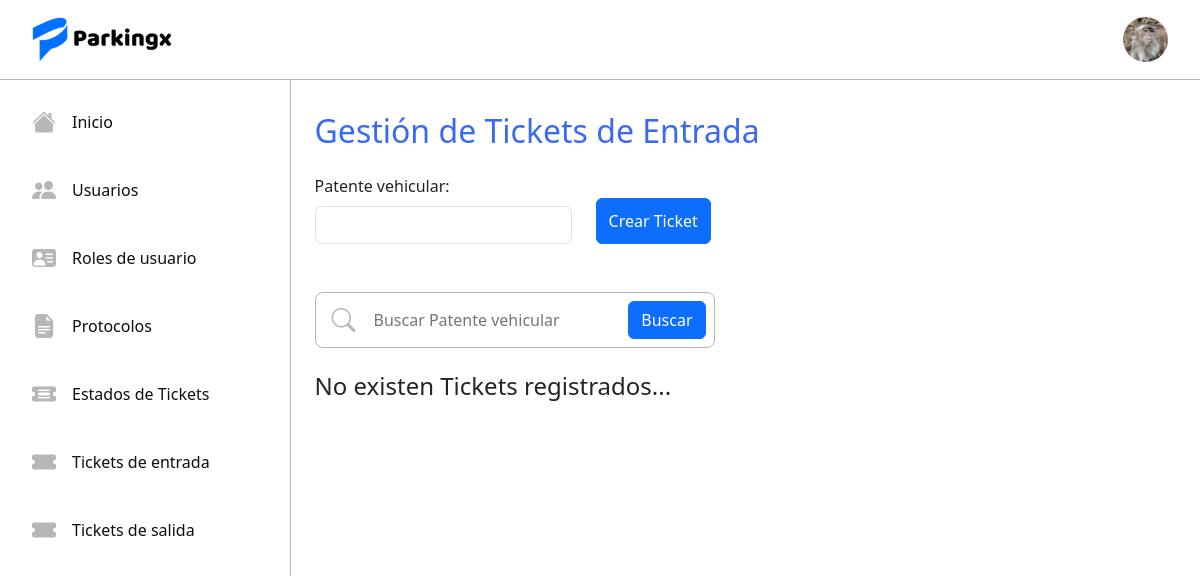
The page /ticketE/ (signed in) on the database as committed earlier.
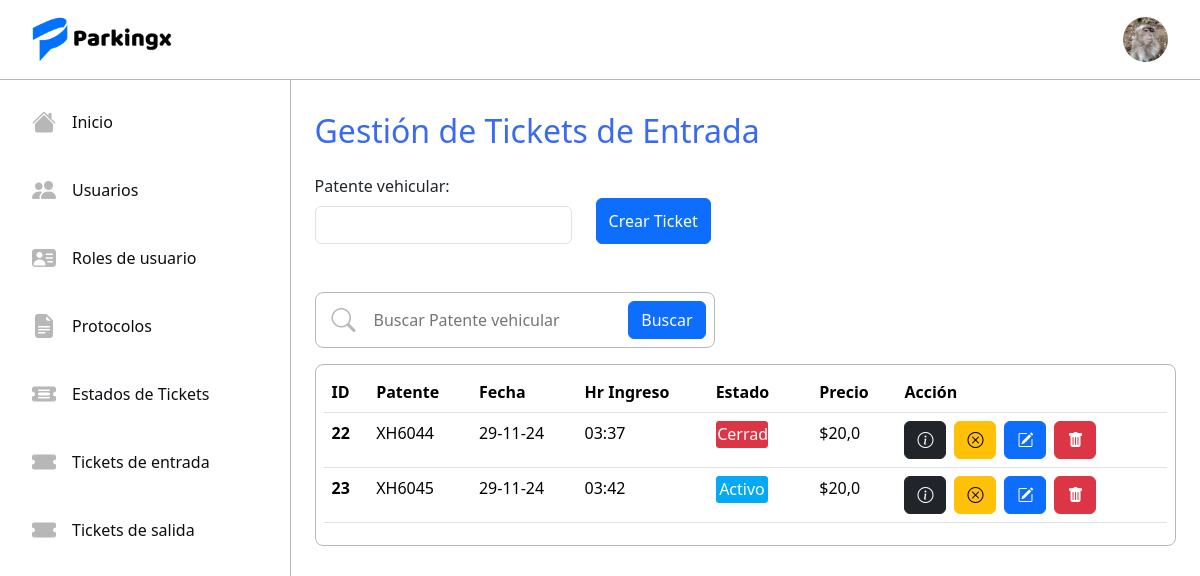
The same page on the database as committed later.
### tickets/models.py (models this page shows, shortened)
class Usuario(AbstractUser):
    name = models.CharField(max_length=50)
    last_name = models.CharField(max_length=50)
    rut = models.CharField(max_length=10, unique=True)
    email = models.EmailField(max_length=254, unique=True)
    rol = models.ForeignKey(Rol, on_delete=models.RESTRICT)
    avatar = models.ImageField(upload_to='avatars', blank=True, null=True)

class TicketEntrada(models.Model):
    date = models.DateField(auto_now_add=False, null=True, blank=True)
    entrace_time = models.TimeField(auto_now=False, auto_now_add=False, null=True, blank=True)
    patente = models.CharField(max_length=6, unique=True)
    state = models.ForeignKey(TicketState, on_delete=models.RESTRICT, default=1)
    price = models.FloatField(null=True, blank=True, default="20.0")

class TicketState(models.Model):
    name = models.CharField(max_length=50, unique=True)
    description = models.TextField()
    def __str__(self) -> str:
        return self.name

### tickets/views.py (the view, shortened to what this page needs)
# urls.py: path('ticketE/', CreateTicketE.as_view(), name='ticketE'),
@method_decorator(login_required, name='dispatch')
class CreateTicketE(View):
    template_name = 'tickets/tickets_entrada/ticket_entrada.html'
    def get(self, request):
        tickets = TicketEntrada.objects.all()
        form = TicketEForm()
        return render(request, self.template_name, {'form': form, 'TicketE': tickets})

### tickets/forms.py
class TicketEForm(forms.ModelForm): # MODIFICAR ------
    class Meta:
        model = TicketEntrada
        fields = ['patente', 'date', 'entrace_time']
        labels = {
            'patente': 'Patente vehicular',
            'date': 'Fecha',
            'entrace_time': 'Hr Ingreso'
        }
        widgets = {
            'patente': forms.TextInput(attrs={'class': 'form-control mt-2', 'minlength':6, 'maxlength':6}),
            'date': forms.TextInput(attrs={'type':'date', 'id':'date-form' ,'class': 'form-control mt-2'}),
            'entrace_time': forms.TimeInput(attrs={'type':'time',  'id':'hour-form' ,'class': 'form-control mt-2'})
        }

### tickets/templates/tickets/tickets_entrada/ticket_entrada.html (shortened to what this page needs)
{% extends "tickets/base.html" %}
{% block content %}
<div class="p-4">
    <h2 class="my-2 blue-sys">Gestión de Tickets de Entrada</h2>
    {% if request.user.rol.name != 'Cajero' %}
    <form method="POST">
        <div class="mb-5">
            <div class="d-flex flex-wrap gap-3 mt-4 mb-3">
                <div>
                    <div>
                        <label for="id_patente">Patente vehicular:</label>
                        <input type="text" name="patente" class="form-control mt-2" minlength="6" maxlength="6" required="" id="id_patente">
                    </div>
                </div>
                <div class="btn-form">
                    <button type="submit" class="btn btn-primary mt-4 mx-2">Crear Ticket</button>
                </div>
            </div>
        </div>
    </form>
    {% endif %}
    <div class="search-content mt-3">
        <i class="bi bi-search menu-icon"></i>
        <input type="text" class="search-inpt" placeholder="Buscar Patente vehicular" maxlength="6">
        <button class="btn btn-primary">Buscar</button>
    </div>
    {% if TicketE %}
        <div class="border-table mt-3">
            <table class="table ">
                <thead>
                    <tr>
                        <th scope="col">ID</th>
                        <th scope="col">Patente</th>
                        <th scope="col">Fecha</th>
                        <th scope="col">Hr Ingreso</th>
                        <th scope="col">Estado</th>
                        <th scope="col">Precio</th>
                        <th scope="col">Acción</th>
                    </tr>
                </thead>
                <tbody>
                    {% for p in TicketE %}
                    <tr>
                        <th scope="row">{{ p.id }}</th>
                        <td>{{ p.patente }}</td>
                        <td>{{ p.date|date:"d-m-y" }}</td>
                        <td>{{ p.entrace_time }}</td>
                        <td>
                            {% if p.state.name == 'Activo' %}
                            <p class="state-activo">{{ p.state }}</p>
                            {% elif p.state.name == 'Cerrado' %}
                            <p class="state-cerrado">{{ p.state }}</p>
                            {% elif p.state.name == 'Pagado' %}
                            <p class="state-pagado">{{ p.state }}</p>
                            {% else %}
                            <p class="state-other">{{ p.state }}</p>
                            {% endif %}
                        </td>
                        <td>${{ p.price }}</td>
                        <td class="d-flex gap-2">
                            <a href="{% url 'ticketEdetail' p.id %}" class="btn btn-dark"><i class="bi bi-info-circle"></i></a>
                            <a href="{% url 'ticketEclose' p.id %}" class="btn btn-warning"><i class="bi bi-x-circle"></i></i></a>
                            {% if request.user.rol.name != 'Cajero' %}
                            <a href="{% url 'ticketEupdate' p.id %}" class="btn btn-primary"><i class="bi bi-pencil-square"></i></a>
                            <a href="{% url 'ticketEdelete' p.id %}" class="btn btn-danger"><i class="bi bi-trash-fill"></i></a>
                            {% endif %}
                        </td>
                    <tr>
                    {% endfor %}
                </tbody>
            </table>
        </div>
    {% else %}
    <h4 class="mt-4">No existen Tickets registrados...</h4>
    {% endif %}
    </div>
{% endblock %}

### tickets/templates/tickets/base.html (shortened to what this page needs)
<!DOCTYPE html>
<html lang="en">
<head>
    <link href="https://cdn.jsdelivr.net/npm/bootstrap@5.3.3/dist/css/bootstrap.min.css" rel="stylesheet">
    <link rel="stylesheet" href="https://cdn.jsdelivr.net/npm/bootstrap-icons@1.11.3/font/bootstrap-icons.min.css">
    {% load static %}
    {% load static %}
    <link rel="stylesheet" href="{% static 'tickets/css/styles.css' %}">
    <link rel="stylesheet" href="{% static 'tickets/css/login.css' %}">
</head>
<body>
    <nav class="navbar bg-body-tertiary">
        <div class="container-fluid">
            <img src="{% static 'tickets/img/Logo.png' %}" class="icon-project" alt="">
            {% if request.user.is_authenticated %}
            {% if request.user.avatar %}
            <img src="{{ request.user.avatar.url }}" alt="" class="avatar" id="avatar">
            {% else %}
            <img src="{% static 'tickets/img/defaultavatar.png' %}" alt="" class="avatar" id="avatar">
            {% endif %}
            {% else %}
            <a href="{% url 'login' %}" class="btn btn-primary">Iniciar sesión</a>
            {% endif %}
        </div>
    </nav>
    <div class="d-flex">
        <div class="sidebar">
            <ul class="nav menu flex-column">
                <li class="nav-item">
                    <a class="option nav-link" href="{% url 'home' %}">
                        <i class="bi bi-house-fill menu-icon"></i>
                        <p class="option-text">Inicio</p>
                    </a>
                </li>
                {% if request.user.rol.name == 'root' or request.user.rol.name == 'Administrador' %}
                <li class="nav-item">
                    <a class="option nav-link" href="{% url 'userlist' %}">
                        <i class="bi bi-people-fill menu-icon"></i>
                        <p class="option-text">Usuarios</p>
                    </a>
                </li>
                <li class="nav-item">
                    <a class="option nav-link" href="{% url 'listrol' %}">
                        <i class="bi bi-person-vcard-fill menu-icon"></i>
                        <p class="option-text">Roles de usuario</p>
                    </a>
                </li>
                <li class="nav-item">
                    <a class="option nav-link" href="{% url 'protocolos' %}">
                        <i class="bi bi-file-earmark-text-fill menu-icon"></i>
                        <p class="option-text">Protocolos</p>
                    </a>
                </li>
                <li class="nav-item">
                    <a class="option nav-link" href="{% url 'statelist' %}">
                        <i class="bi bi-ticket-detailed-fill menu-icon"></i>
                        <p class="option-text">Estados de Tickets</p>
                    </a>
                </li>
                {% endif %}
                {% if request.user.rol.name == 'root' or request.user.rol.name == 'Administrador' or request.user.rol.name == 'Cajero' or request.user.rol.name == 'Portero'%}
                <li class="nav-item">
                    <a class="option nav-link" href="{% url 'ticketE' %}">
                        <i class="bi bi-ticket-fill menu-icon"></i>
                        <p class="option-text">Tickets de entrada</p>
                    </a>
                </li>
                {% if request.user.rol.name != 'Portero' %}
                <li class="nav-item">
                    <a class="option nav-link" href="{% url 'ticketS' %}">
                        <i class="bi bi-ticket-fill menu-icon"></i>
                        <p class="option-text">Tickets de salida</p>
                    </a>
                </li>
                {% endif %}
                {% endif %}
            </ul>
        </div>
        <div class="home-content">
            {% block content %}{% endblock %}
        </div>
    </div>
</body>
    {% load static %}
</html>

### tickets/static/tickets/css/styles.css (style rules this page uses)
:root { --color1: #396af1; --color2: #0d0e12; --color3: #B7B7B7; --color4: #FFFFFF; }
nav { height: 5rem; border-bottom: solid 1px #B7B7B7; background-color: #FFFFFF; }
.bg-body-tertiary { background-color: #FFFFFF !important; }
.blue-sys { color: #396af1; }
.container-fluid { padding: 0 2rem; position: relative; }
.icon-project { width: 9rem; }
.sidebar { width: 20rem; height: 91.5vh; border-right: solid 1px #B7B7B7; }
.nav-link { padding: 0; color: black; transition: .3s; }
.menu { padding: 1rem; gap: 1rem; }
.menu-icon { font-size: 1.5rem; color: #B7B7B7; transition: .3s; }
.option { display: flex; align-items: center; gap: 1rem; padding: .5rem 1rem; border-radius: .5rem; }
.option-text { margin: 0; color: #0d0e12; }
.avatar { width: 45px; height: 45px; border-radius: 50%; cursor: pointer; }
p { margin: 0; }
.home-content { background-color: transparent; height: 91.5vh; width: 83.5%; scroll-behavior: smooth; overflow-y: scroll; }
.border-table { border: solid 1px #B7B7B7; border-radius: .5rem; padding: .4rem .5rem; }
.search-inpt { border: none; outline: none; width: 100%; }
.search-content { border: solid 1px #B7B7B7; border-radius: .5rem; padding: .5rem .5rem .5rem 1rem; display: flex; align-items: center; gap: 1rem; width: 25rem; }
.btn-form { display: flex; justify-content: end; }
.state-activo { padding: .1rem; background-color: #03a9f4; border-radius: .2rem; color: #fff; max-width: 60%; display: grid; place-items: center; }
.state-cerrado { padding: .1rem; background-color: #dc3546; border-radius: .2rem; color: #fff; max-width: 60%; display: grid; place-items: center; }

Rows that differ between the two databases and show on the page:
added TicketEntrada: id "22", patente "XH6044", date "29-11-24", entrace_time "03:37", state "Cerrado", price "20,0"
added TicketEntrada: id "23", patente "XH6045", date "29-11-24", entrace_time "03:42", state "Activo", price "20,0"
Other text that changed with them:
text no longer shown: "No existen Tickets registrados..."
text now shown: "ID Patente Fecha Hr Ingreso Estado Precio Acción"
